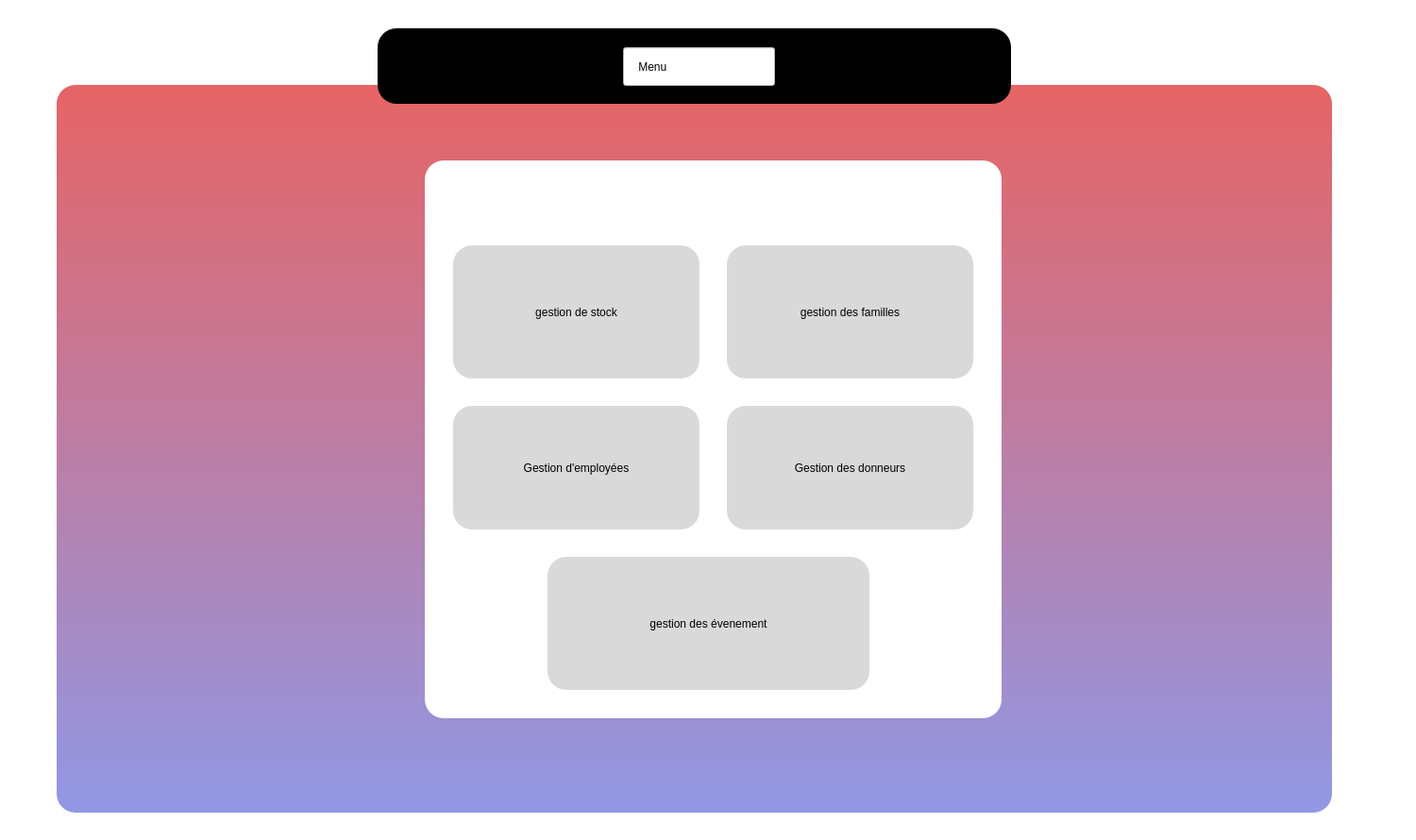
<?xml version="1.0" encoding="UTF-8"?>
<ui version="4.0">
 <class>menu</class>
 <widget class="QDialog" name="menu">
  <property name="geometry">
   <rect>
    <x>0</x>
    <y>0</y>
    <width>1500</width>
    <height>890</height>
   </rect>
  </property>
  <property name="windowTitle">
   <string>Dialog</string>
  </property>
  <property name="styleSheet">
   <string notr="true">#menu{
	background-color: rgb(255, 255, 255);
}
#widget{
background-color: QLinearGradient(x1: 0,y1: 0,x2: 0,y2: 1,stop: 0 #e66465, stop:1 #9198e5);
border-radius:20px;

}
QPushButton{
	background-color: rgb(217, 217, 217);
border-radius:20px;
	font: 14pt  &quot;MV Boli&quot;;
}

#menu_2{
	background-color: rgb(255, 255, 255);
	border-radius:20px;
}
QLabel
{
font: 14pt  &quot;MV Boli&quot;;
}
#widget_3
{
	 border-radius:20px;
}
QPushButton::pressed{

	background-color: rgb(125, 125, 125);

}</string>
  </property>
  <widget class="QWidget" name="widget" native="true">
   <property name="geometry">
    <rect>
     <x>60</x>
     <y>90</y>
     <width>1351</width>
     <height>771</height>
    </rect>
   </property>
   <widget class="QWidget" name="menu_2" native="true">
    <property name="geometry">
     <rect>
      <x>390</x>
      <y>80</y>
      <width>611</width>
      <height>591</height>
     </rect>
    </property>
    <widget class="QPushButton" name="pushButton">
     <property name="geometry">
      <rect>
       <x>30</x>
       <y>90</y>
       <width>261</width>
       <height>141</height>
      </rect>
     </property>
     <property name="text">
      <string>gestion de stock</string>
     </property>
    </widget>
    <widget class="QPushButton" name="pushButton_2">
     <property name="geometry">
      <rect>
       <x>320</x>
       <y>90</y>
       <width>261</width>
       <height>141</height>
      </rect>
     </property>
     <property name="text">
      <string>gestion des familles</string>
     </property>
    </widget>
    <widget class="QPushButton" name="pushButton_3">
     <property name="geometry">
      <rect>
       <x>30</x>
       <y>260</y>
       <width>261</width>
       <height>131</height>
      </rect>
     </property>
     <property name="text">
      <string>Gestion d'employées</string>
     </property>
    </widget>
    <widget class="QPushButton" name="pushButton_4">
     <property name="geometry">
      <rect>
       <x>320</x>
       <y>260</y>
       <width>261</width>
       <height>131</height>
      </rect>
     </property>
     <property name="text">
      <string>Gestion des donneurs</string>
     </property>
    </widget>
    <widget class="QPushButton" name="pushButton_5">
     <property name="geometry">
      <rect>
       <x>130</x>
       <y>420</y>
       <width>341</width>
       <height>141</height>
      </rect>
     </property>
     <property name="text">
      <string>gestion des évenement</string>
     </property>
    </widget>
    <zorder>pushButton_5</zorder>
    <zorder>pushButton</zorder>
    <zorder>pushButton_2</zorder>
    <zorder>pushButton_3</zorder>
    <zorder>pushButton_4</zorder>
   </widget>
  </widget>
  <widget class="QWidget" name="widget_3" native="true">
   <property name="geometry">
    <rect>
     <x>400</x>
     <y>30</y>
     <width>671</width>
     <height>80</height>
    </rect>
   </property>
   <property name="styleSheet">
    <string notr="true">background-color:rgb(0, 0, 0)
</string>
   </property>
   <widget class="QLineEdit" name="lineEdit_10">
    <property name="geometry">
     <rect>
      <x>260</x>
      <y>20</y>
      <width>161</width>
      <height>41</height>
     </rect>
    </property>
    <property name="styleSheet">
     <string notr="true">background-color: rgb(255, 255, 255);

color: rgb(0, 0, 0);

font: 14pt &quot;MV Boli&quot;;</string>
    </property>
    <property name="text">
     <string>    Menu</string>
    </property>
   </widget>
  </widget>
 </widget>
 <resources/>
 <connections/>
</ui>
